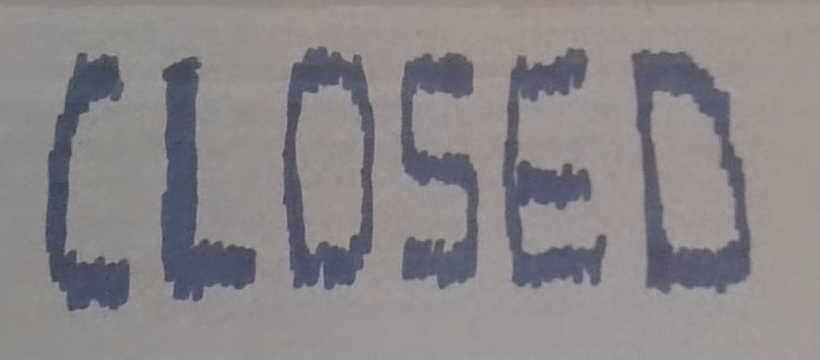
#> input picture source/closed-sign.png, 1640 x 720 px (shown at 1/2 size)
$ python -i render.py   (imports and definitions only)
#> lines starting #> are read from the running program, lines starting #| are printed output that depends on the picture; after the words box and inside, x2 and y2 are one past the last pixel; in counts of white or black regions, pixels touching at a corner belong together
"""Raster pipeline: extract Colin's letters, draw designed glyphs, roughen, trace."""
import hashlib
import numpy as np
import cv2
from PIL import Image
from shapely.geometry import LineString, Polygon, MultiPolygon
from shapely.ops import unary_union
from skimage.morphology import remove_small_holes, remove_small_objects
import potrace

CAP = 480          # cap height in px (drawing scale = the photo's scale)
SMALLCAP = 372     # lowercase = small caps
STROKE = 45        # measured median marker width on the sign, px
K = 700.0 / CAP    # font units per px (cap height 700 / 1000 UPM)
P = 50             # canvas side padding px
YT = 680           # canvas rows above baseline
YB = 220           # canvas rows below baseline
SIDEBEARING = 22   # px each side of the ink


def seed_for(name):
    return int(hashlib.md5(name.encode()).hexdigest()[:8], 16)


# ---------------------------------------------------------------- extraction
def extract_letters(src_path):
    """Return {char: bool mask} for C L O S E D cut from the photo, normalised so
    the letter's height is CAP+8 px. Cleaned: blur, threshold, fill pinholes."""
#> called with src_path = '../source/closed-sign.png'
    im = np.array(Image.open(src_path).convert("L")).astype(np.float32)
    b = cv2.GaussianBlur(im, (0, 0), 1.2)
    th = (b < 110).astype(np.uint8)
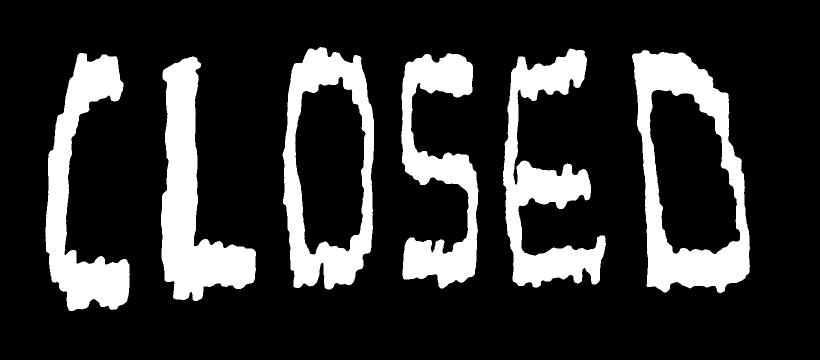
#> th: shape (720, 1640) (shown at 1/2 size); values 0 (black) and 1 (white), 19.1% white; 6 white regions, box (x1, y1, x2, y2) and area: (1264, 100, 1500, 586) 44237, (322, 113, 512, 602) 39737, (1006, 97, 1212, 575) 37996, (565, 94, 748, 579) 35911, (91, 106, 260, 622) 34985, (802, 106, 957, 577) 32824
    n, lab, st, _ = cv2.connectedComponentsWithStats(th, 8)
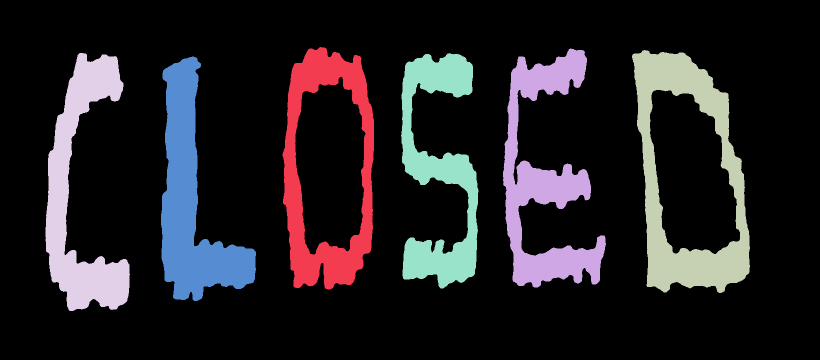
#> lab: shape (720, 1640) int32 (shown at 1/2 size); 7 distinct labels, from 0 to 6; one colour per label, 0 black
#> n = 7; st = [[0, 0, 1640, 720, 955110], [565, 94, 183, 485, 35911], [1006, 97, 206, 478, 37996], [1264, 100, 236, 486, 44237], [91, 106, 169, 516, 34985], [802, 106, 155, 471, 32824], [322, 113, 190, 489, 39737]]
    big = [i for i in range(1, n) if st[i, 4] > 20000 and st[i, 1] < 400]
#> big = [1, 2, 3, 4, 5, 6]
    big.sort(key=lambda i: st[i, 0])
    assert len(big) == 6, len(big)
    out = {}
    for i, ch in zip(big, "CLOSED"):
        x, y, w, h, _ = st[i]
        m = lab[y:y + h, x:x + w] == i
        m = remove_small_holes(m, max_size=400)
        scale = (CAP + 8) / h
        m2 = cv2.resize(m.astype(np.float32), (round(w * scale), round(h * scale)),
                        interpolation=cv2.INTER_LINEAR) > 0.5
        m2 = remove_small_holes(m2, max_size=400)
        out[ch] = m2
#> this loop made 1 pass
#> (i, ch, x, y, w, h) on pass 1: (4, 'C', 91, 106, 169, 516)
#> pass 1, in extract_letters, `m = lab[y:y + h, x:x + w] == i`:
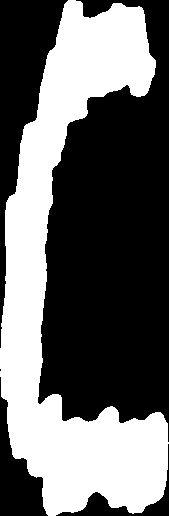
#> m: shape (516, 169) bool; 40.1% white; 1 white region, box (x1, y1, x2, y2) and area: (0, 0, 169, 516) 34985
#> after the loop, out = 0 items
    return out


# [42 lines left out: functions place_mask, _round_corners, _densify, not called in this run]


class Wobble:
    """Smooth hand-drawn wobble applied to skeleton points."""
    # [67 lines left out: functions __init__, __call__, norm_to_px, strokes_mask, not called in this run]


# ---------------------------------------------------------------- roughening
def _sdf(m):
    m8 = m.astype(np.uint8)
    return cv2.distanceTransform(m8, cv2.DIST_L2, 5) - cv2.distanceTransform(1 - m8, cv2.DIST_L2, 5)


def _field(rng, shape, sx, sy):
    f = cv2.GaussianBlur(rng.normal(size=shape).astype(np.float32), (0, 0), sigmaX=sx, sigmaY=sy)
    return f / (f.std() + 1e-6)


# [46 lines left out: functions noise_field, roughen, reweight_extracted, trace, not called in this run]

#> (the run stopped early here; a loop or call above may not have finished)
